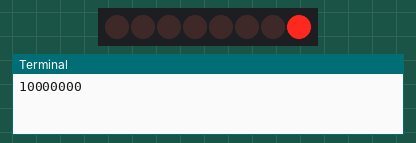
A program run on a simulated Raspberry Pi (header pin numbers). On the bench: 8 shift-register outputs drawn as a row of LEDs (first output left, lit = HIGH), the last lines printed to the terminal.

Above: at 0.05 s.
At 0.45 s:
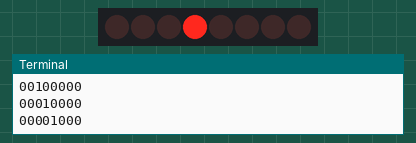
At 0.75 s:
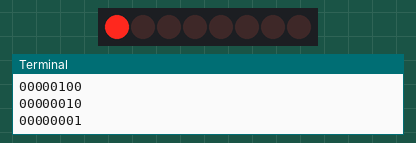
At 1.55 s:
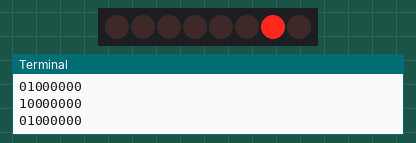
At 2.35 s:
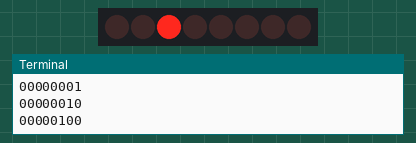
At 3.15 s:
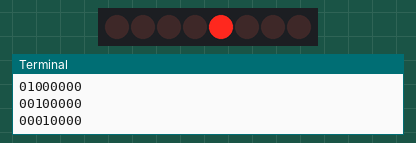
Timing chart, 0 to 3.5 s (numbered marks = the images above):
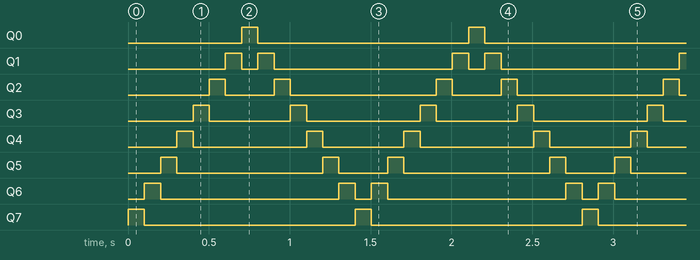

The program:

flowing_leds.py
```python
#!/usr/bin/env python

import time as t
import RPi.GPIO as GPIO

SER   = 11    # PIN 11 --- Input
RCLK  = 12    # PIN 12 --- Output bits to Qa-Qh
SRCLK = 13    # PIN 13 --- Input Clock

#
# Output a Knight Rider pattern
#

pattern = [
"10000000",
"01000000",
"00100000",
"00010000",
"00001000",
"00000100",
"00000010",
"00000001",
"00000010",
"00000100",
"00001000",
"00010000",
"00100000",
"01000000" ]

cleanup = "00000000"

def setup():
	GPIO.setmode(GPIO.BOARD)      # Numbers GPIOs by physical location
	GPIO.setup(SER, GPIO.OUT)     # Set SER's   mode is output
	GPIO.setup(RCLK, GPIO.OUT)    # Set RCLK's  mode is output
	GPIO.setup(SRCLK, GPIO.OUT)   # Set SRCLK's mode is input
	GPIO.output(SER, GPIO.LOW)
	GPIO.output(RCLK, GPIO.LOW)
	GPIO.output(SRCLK, GPIO.LOW)

def writeBit(bit):
	if int(bit) == 1:
		GPIO.output(SER, GPIO.HIGH)
		GPIO.output(SRCLK, GPIO.HIGH)
	else:
		GPIO.output(SER, GPIO.LOW)
		GPIO.output(SRCLK, GPIO.HIGH)
	GPIO.output(SRCLK, GPIO.LOW)

def writeByte (byte):
	for bit in byte:
		writeBit(bit)
	GPIO.output(RCLK, GPIO.HIGH)
	GPIO.output(RCLK, GPIO.LOW)

def loop():
	while True:
		for byte in pattern:
			print byte
			writeByte(byte)
			t.sleep(0.1)
def destroy():
	# Cleanup resource
	writeByte(cleanup)
	GPIO.cleanup()

# main()
if __name__ == '__main__':
	setup()
	try: loop()
	except KeyboardInterrupt:  # When 'Ctrl+C' is pressed, the child program destroy() will be  executed.
		destroy()
```

Measured:
- by itself, Q0, Q7: alternates HIGH for 0.10 s and LOW for 1.3 s
- by itself, Q1: repeats every 1.4 s: LOW 0.10 s, HIGH 0.10 s, LOW 1.1 s, HIGH 0.10 s
- by itself, Q2: repeats every 1.4 s: LOW 0.30 s, HIGH 0.10 s, LOW 0.90 s, HIGH 0.10 s
- by itself, Q3: repeats every 1.4 s: LOW 0.50 s, HIGH 0.10 s, LOW 0.70 s, HIGH 0.10 s
- by itself, Q4: repeats every 1.4 s: LOW 0.70 s, HIGH 0.10 s, LOW 0.50 s, HIGH 0.10 s
- by itself, Q5: repeats every 1.4 s: LOW 0.90 s, HIGH 0.10 s, LOW 0.30 s, HIGH 0.10 s
- by itself, Q6: repeats every 1.4 s: LOW 1.1 s, HIGH 0.10 s, LOW 0.10 s, HIGH 0.10 s
